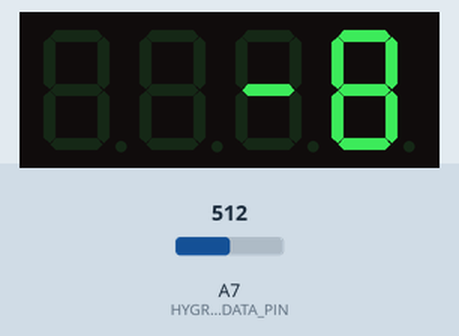
Simulated run of this program. Board: Arduino Nano, built with avr-gcc and run on an emulated ATmega328P. Parts: 4-digit seven-segment display. The test bench sets the inputs (shaded band); at power-on: A7 (HYGROMETER_DATA_PIN) = 512.

Above: at 1.2 s.
1.3 s: A7 (HYGROMETER_DATA_PIN) set to 486
At 3.0 s:
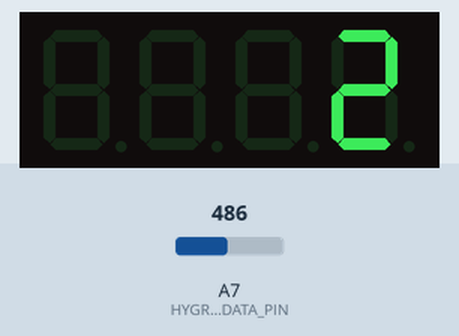
3.6 s: A7 (HYGROMETER_DATA_PIN) set to 511
At 5.0 s:
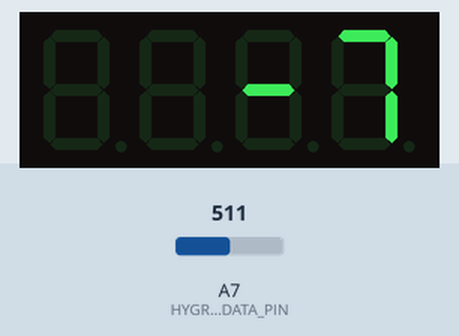
5.7 s: A7 (HYGROMETER_DATA_PIN) set to 480
At 7.1 s:
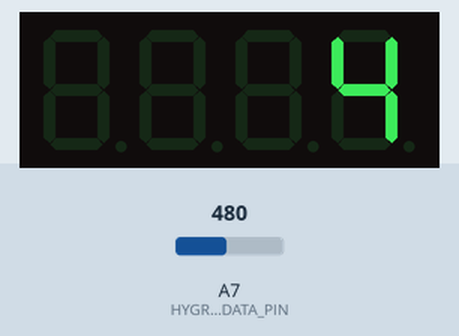
Timing chart, 0 to 8.7 s (numbered marks = the images above; inputs shaded):
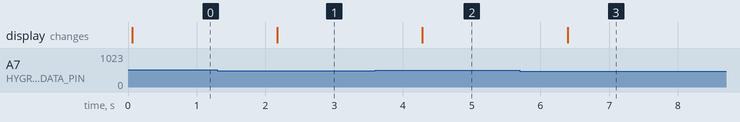

The program:

main.cpp
```cpp
#include <Arduino.h>
#include "GyverTM1637.h"

#define HYGROMETER_DATA_PIN A7
#define HYGROMETER_OUT_CLK_PIN 11
#define HYGROMETER_OUT_DIO_PIN 12
#define HYGROMETER_READS_AMOUNT 512
#define HYGROMETER_ANALOG_MIN 220
#define HYGROMETER_ANALOG_MAX 490
#define HYGROMETER_RATIO_MIN 0
#define HYGROMETER_RATIO_MAX 99

GyverTM1637 hygrometerDisplay(HYGROMETER_OUT_CLK_PIN, HYGROMETER_OUT_DIO_PIN);

void setup()
{
  Serial.begin(9600);

  hygrometerDisplay.clear();
  hygrometerDisplay.brightness(7);
}

void loop()
{
  long hygrometerData = analogRead(HYGROMETER_DATA_PIN);
  for (int i = 0; i < HYGROMETER_READS_AMOUNT; i++)
  {
    hygrometerData += analogRead(HYGROMETER_DATA_PIN);
  }
  hygrometerData = hygrometerData / HYGROMETER_READS_AMOUNT;

  int hygrometerRatio = HYGROMETER_RATIO_MAX - map(hygrometerData, HYGROMETER_ANALOG_MIN, HYGROMETER_ANALOG_MAX, HYGROMETER_RATIO_MIN, HYGROMETER_RATIO_MAX);

  hygrometerDisplay.displayInt(hygrometerRatio);

  delay(1000);
}
```

Measured:
- the behaviour switches between 493 and 492 on A7 (HYGROMETER_DATA_PIN) (found by bisection; images 0 and 1)
- after the input at 1.3 s, the display: changes after 0.87 s (image 1)
- after the input at 3.6 s, the display: changes after 0.68 s (image 2)
- after the input at 5.7 s, the display: changes after 0.70 s (image 3)
